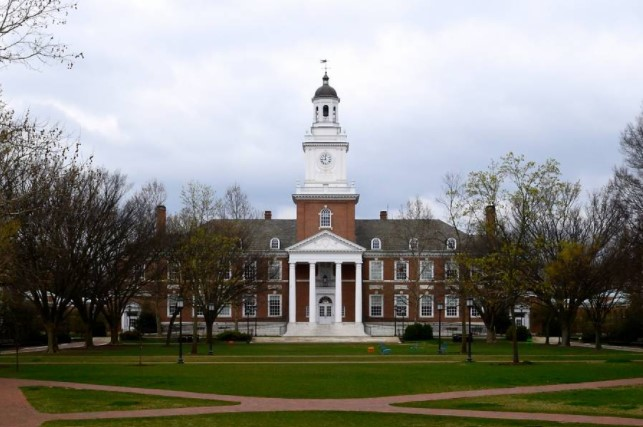
#> input picture week5/image_transformation.jpg, 643 x 427 px, given in place of the camera
$ jupyter execute 'Jiahe Xu-(Week_2)_Images_and_Basic_Image_Manipulation_ipynb (2).ipynb'   (shell and % lines are left out)   (older library calls are emulated)   (text cells are left out)
#> lines starting #> are read from the running program, lines starting #| are printed output that depends on the picture
[cell 1]
import matplotlib.pyplot as plt
import numpy as np

[cell 2]
f = np.random.randint(low=0 , high=10, size=(10), dtype=np.int64)
h = np.random.randint(low=0 , high=10, size=(3), dtype=np.int64)
print('f: ',f)
print('h: ',h)

[cell 3]
result = np.convolve(f, h, mode='valid')
print(result)
print(result.shape)

[cell 4]
result = np.convolve(f, h)
print(result)
print(result.shape)

[cell 5]
def convolution_1D(signal, kernel):
  """ Performs the convolution operation f ∗ h.
      Args:
          f: A 1D numpy array with length [n]
          h: A 1D numpy array with length [m]
  """

  total_len = len(signal) + len(kernel) - 1
  result = np.zeros(total_len)

  for n in range(total_len):

    # For indexing to make sure that we only care about overlaps in range
    kmin = max(0, n - (len(kernel) - 1))
    kmax = min(n, len(signal) - 1)

    for k in range(kmin, kmax + 1):
      # Fill in the indices to signal and that represent the convolution operation
      result[n] += signal[k] * kernel[n-k]

  return result

g = convolution_1D(f, h)
print(g)
print(g.shape)

[cell 6]
result = np.convolve(f, h, mode = "same")
print(result)
print(result.shape)

[cell 7]
image = np.ones((5,5),dtype = int)
kernel = np.ones((3,3),dtype = int)
print(image)
print(kernel)

[cell 8]
from scipy import signal

result = signal.convolve2d( image , kernel ,mode = 'full' )
print(result)
print(result.shape)

result = signal.convolve2d( image , kernel ,mode = 'valid' )
print(result)
print(result.shape)

result = signal.convolve2d( image , kernel ,mode = 'same' )
print(result)
print(result.shape)

[cell 9]
result = signal.convolve2d( image , kernel ,mode = 'same', fillvalue = -1 )
print(result)
print(result.shape)

[cell 10]
result = signal.convolve2d( image , kernel ,mode = 'same', boundary = 'symm' )
print(result)
print(result.shape)

result = signal.convolve2d( image , kernel ,mode = 'same', fillvalue = 1 )
print(result)
print(result.shape)

[cell 11]
img = np.array([[0,1,1,0],[1,1,1,2],[1,1,1,1], [0,1,1,0] ],dtype = int)
k = np.ones((3,3),dtype = int)
res = signal.convolve2d( img, k ,mode = 'same', boundary = 'symm' )
print(res)

[cell 12]
import cv2
cap = cv2.VideoCapture(0)
if not (cap.isOpened()):
    print('Could not open video device')
else:
  ret, frame = cap.read()
#> frame is the input picture: shape (427, 643, 3); mean B, G, R 131.6, 136.9, 136.5
  cv2.imwrite('testim.jpg',frame)

frame = cv2.imread('testim.jpg')
plt.imshow(frame)
print(frame.shape)
#| (427, 643, 3)

[cell 13]
def_width = 400
def_height = (frame.shape[0] * def_width) // frame.shape[1]
#> def_height = 265

frame = cv2.resize(frame, dsize=(def_height, def_width), interpolation=cv2.INTER_CUBIC)
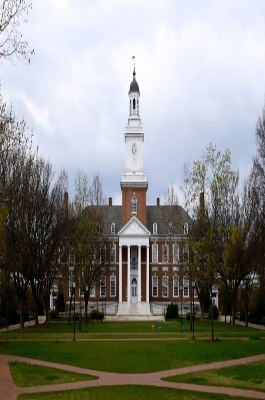
#> frame: shape (400, 265, 3); mean B, G, R 131.7, 137, 136.5
gray_frame = cv2.cvtColor(frame, cv2.COLOR_BGR2GRAY)
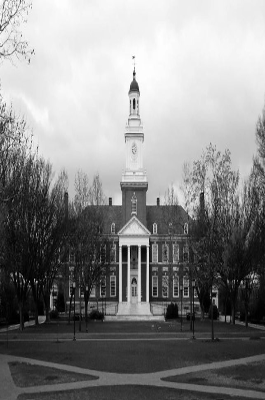
#> gray_frame: shape (400, 265); min 0, max 255, mean 136.3
plt.imshow(gray_frame, cmap='gray')
print(gray_frame.shape)
#| (400, 265)

[cell 14]
box_filter = np.ones((20,20),dtype = np.float32)
box_filter = box_filter /(20*20)
print(box_filter)
result = signal.convolve2d( gray_frame , box_filter ,mode = 'same')
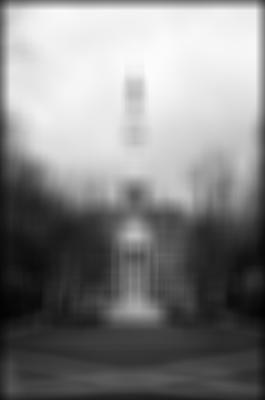
#> result: shape (400, 265) float32; min 2.98, max 252.6, mean 132.5
plt.imshow(result, cmap='gray')

[cell 15]
def gaussian_kern(kernel_size=21, sigma=3):
    """Returns a 2D Gaussian kernel."""

    gkern1d = signal.gaussian(kernel_size, std=sigma).reshape(kernel_size, 1)
    gkern2d = np.outer(gkern1d, gkern1d)
    return gkern2d

plt.imshow(gaussian_kern())
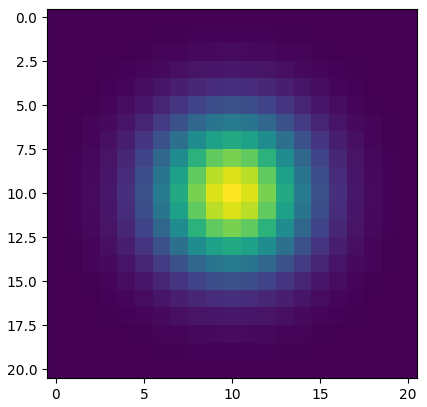
#> figure drawn by matplotlib, 1 panel

[cell 16]
kernel = gaussian_kern(21, 7)
result = signal.convolve2d( gray_frame , kernel ,mode = 'same')
plt.imshow(result, cmap='gray')

[cell 17]
kernel = gaussian_kern(7, 7)
result = signal.convolve2d( gray_frame , kernel ,mode = 'same')
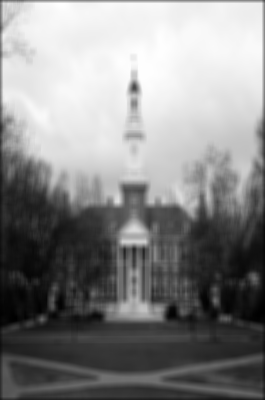
#> result: shape (400, 265) float64; min 46.86, max 11455.1, mean 6102.7; drawn with min black and max white
plt.imshow(result, cmap='gray')

[cell 18]
from scipy.ndimage import gaussian_filter
result = gaussian_filter(gray_frame, sigma=7)
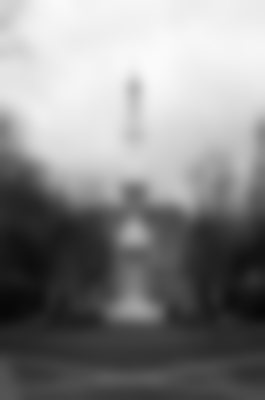
#> result: shape (400, 265); min 7, max 251, mean 135.3
plt.imshow(result, cmap='gray')

[cell 19]
result1 = np.array(gaussian_filter(gaussian_filter(gray_frame, sigma=6), sigma=8),dtype = np.float)

result2 = np.array(gaussian_filter(gray_frame, sigma=10),dtype = np.float)

result = result1-result2
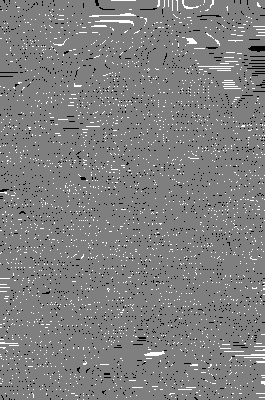
#> result: shape (400, 265) float64; min -2, max 0, mean -0.993; drawn with min black and max white
plt.imshow(result)
plt.colorbar()
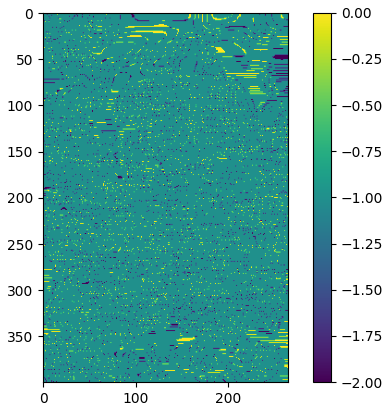
#> figure drawn by matplotlib, 2 panels
